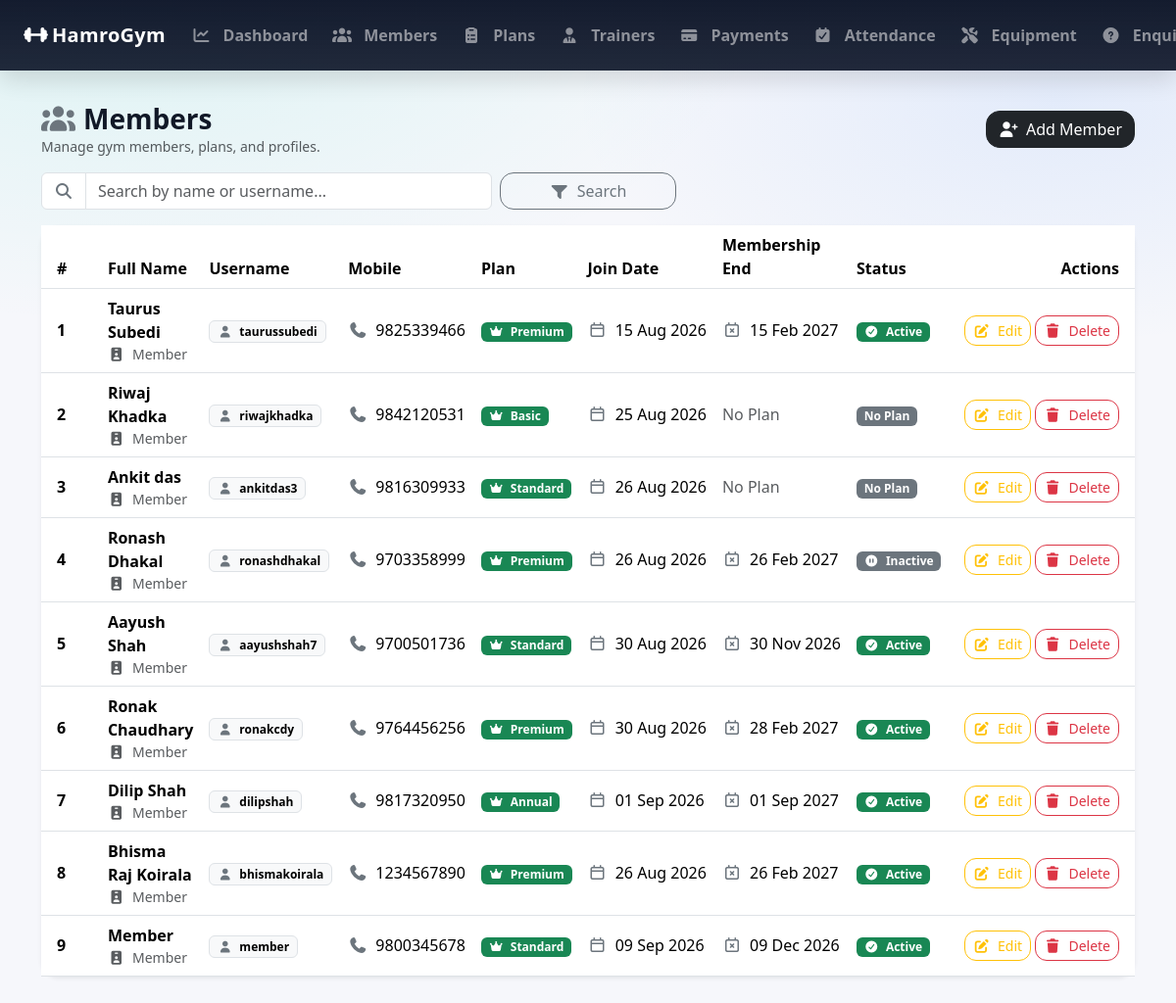
/admin_members/ (signed in), run on the app's committed database.
### GymApp/models.py (models this page shows, shortened)
class MemberProfile(models.Model):
    GENDER_CHOICES = (
        ('MALE', 'Male'),
        ('FEMALE', 'Female'),
        ('OTHER', 'Other'),
    )
    user = models.OneToOneField(settings.AUTH_USER_MODEL, on_delete=models.CASCADE, related_name='member_profile')
    full_name = models.CharField(max_length=100)
    mobile = models.CharField(max_length=15)
    age = models.PositiveIntegerField(null=True, blank=True)
    gender = models.CharField(max_length=10, choices=GENDER_CHOICES, null=True, blank=True)
    address = models.TextField(blank=True)
    join_date = models.DateField(default=timezone.now)
    plan = models.ForeignKey(MembershipPlan,
                             on_delete=models.SET_NULL, # If plan is deleted, set to null
                             null=True, blank=True,
                             related_name='members'
                             )
    trainer = models.ForeignKey(
        Trainer,
        on_delete=models.SET_NULL,  # If trainer is deleted, set to null
        null=True, blank=True,
        related_name='members' # access members via trainer.members
    )
    membership_start = models.DateField(null=True, blank=True)
    membership_end = models.DateField(null=True, blank=True)
    is_membership_active = models.BooleanField(default=True)

class User(AbstractUser):
    ROLE_CHOICES = [
        ('ADMIN', 'Admin'),
        ('MEMBER', 'Member'),
    ]
    role = models.CharField(max_length=20, choices=ROLE_CHOICES, default='MEMBER')

class MembershipPlan(models.Model):
    name = models.CharField(max_length=100)
    duration_months = models.PositiveIntegerField()
    fee = models.PositiveIntegerField()
    description = models.TextField(blank=True)

### GymApp/views.py (the view)
    def wrapper(request, *args, **kwargs):
        if not request.user.is_authenticated or getattr(request.user, 'role', None) != 'ADMIN':
            messages.error(request, 'You must be logged in as an admin to access this page.')
            return redirect('admin_login')  # Redirect to the admin login page
        return view_func(request, *args, **kwargs)

### GymApp/views.py (called while the page is built)
def admin_required(view_func):
    def wrapper(request, *args, **kwargs):
        if not request.user.is_authenticated or getattr(request.user, 'role', None) != 'ADMIN':
            messages.error(request, 'You must be logged in as an admin to access this page.')
            return redirect('admin_login')  # Redirect to the admin login page
        return view_func(request, *args, **kwargs)
    return wrapper

@admin_required
def admin_members_list(request):
    search = request.GET.get('search', '')
    members = MemberProfile.objects.all().select_related('user', 'plan')
    if search:
        members = members.filter(full_name__icontains=search)
    return render(request, 'admin_members_list.html', {'members': members, 'search' : search, 'today': timezone.now().date()})

### GymApp/templates/admin_members_list.html (shortened to what this page needs)
{% extends 'base.html' %} {% block title %}Members - Admin{% endblock %}
{% block content %}
<div
  class="d-flex flex-wrap justify-content-between align-items-center gap-2 mb-3"
>
  <div>
    <h3 class="mb-0 fw-bold">
      <i class="fa-solid fa-users me-2 text-secondary"></i>Members
    </h3>
    <div class="text-muted small">Manage gym members, plans, and profiles.</div>
  </div>
  <a
    href="{% url 'admin_member_add' %}"
    class="btn btn-dark"
    style="border-radius: 14px"
  >
    <i class="fa-solid fa-user-plus me-2"></i>Add Member
  </a>
</div>
<form method="get" class="row g-2 align-items-center mb-3">
  <div class="col-12 col-md-6 col-lg-5">
    <div class="input-group">
      <span class="input-group-text bg-white">
        <i class="fa-solid fa-magnifying-glass text-secondary"></i>
      </span>
      <input
        type="text"
        name="search"
        value="{{ search }}"
        class="form-control"
        placeholder="Search by name or username..."
      />
    </div>
  </div>
  <div class="col-12 col-md-3 col-lg-2">
    <button class="btn btn-outline-secondary w-100" style="border-radius: 14px">
      <i class="fa-solid fa-filter me-2"></i>Search
    </button>
  </div>
</form>
<div class="card border-0 shadow-sm" style="border-radius: 18px">
  <div class="card-body p-0">
    <div class="table-responsive">
      <table class="table table-hover align-middle mb-0">
        <thead style="background: rgba(15, 23, 42, 0.98); color: #fff">
          <tr>
            <th class="ps-3" style="width: 60px">#</th>
            <th>Full Name</th>
            <th>Username</th>
            <th>Mobile</th>
            <th>Plan</th>
            <th>Join Date</th>
            <th>Membership End</th>
            <th>Status</th>
            <th class="text-end pe-3" style="width: 190px">Actions</th>
          </tr>
        </thead>
        <tbody>
          {% for m in members %}
          <tr>
            <td class="ps-3 fw-semibold">{{ forloop.counter }}</td>
            <td>
              <div class="fw-semibold">{{ m.full_name }}</div>
              <div class="small text-muted">
                <i class="fa-solid fa-id-badge me-1"></i>
                Member
              </div>
            </td>
            <td>
              <span class="badge text-bg-light border">
                <i class="fa-solid fa-user me-1 text-secondary"></i>
                {{ m.user.username }}
              </span>
            </td>
            <td>
              {% if m.mobile %}
              <span class="text-nowrap">
                <i class="fa-solid fa-phone me-1 text-secondary"></i>
                {{ m.mobile }}
              </span>
              {% else %}
              <span class="text-muted">-</span>
              {% endif %}
            </td>
            <td>
              {% if m.plan %}
              <span class="badge text-bg-success">
                <i class="fa-solid fa-crown me-1"></i>
                {{ m.plan.name }}
              </span>
              {% else %}
              <span class="text-muted">-</span>
              {% endif %}
            </td>
            <td class="text-nowrap">
              {% if m.join_date %}
              <i class="fa-regular fa-calendar me-1 text-secondary"></i>
              {{ m.join_date|date:"d M Y" }} {% else %}
              <span class="text-muted">-</span>
              {% endif %}
            </td>
            <td class="text-nowrap">
              {% if m.membership_end %}
              <i class="fa-regular fa-calendar-xmark me-1 text-secondary"></i>
              {{ m.membership_end|date:"d M Y" }} {% else %}
              <span class="text-muted"> No Plan </span>
              {% endif %}
            </td>
            <td>
              {% if m.membership_end %} {% if m.membership_end < today %}
              <span class="badge text-bg-danger">
                <i class="fa-solid fa-circle-xmark me-1"></i>
                Expired
              </span>
              {% elif m.is_membership_active %}
              <span class="badge text-bg-success">
                <i class="fa-solid fa-circle-check me-1"></i>
                Active
              </span>
              {% else %}
              <span class="badge text-bg-secondary">
                <i class="fa-solid fa-circle-pause me-1"></i>
                Inactive
              </span>
              {% endif %} {% else %}
              <span class="badge text-bg-secondary"> No Plan </span>
              {% endif %}
            </td>
            <td class="text-end pe-3">
              <a
                href="{% url 'admin_member_edit' m.id %}"
                class="btn btn-sm btn-outline-warning"
                style="border-radius: 12px"
              >
                <i class="fa-solid fa-pen-to-square me-1"></i>
                Edit
              </a>
              <form
                action="{% url 'admin_member_delete' m.id %}"
                method="post"
                class="d-inline-block"
              >
                <button
                  type="submit"
                  class="btn btn-sm btn-outline-danger"
                  style="border-radius: 12px"
                  onclick="return confirm('Delete this member?');"
                >
                  <i class="fa-solid fa-trash me-1"></i>
                  Delete
                </button>
              </form>
            </td>
          </tr>
          {% endfor %}
        </tbody>
      </table>
    </div>
  </div>
</div>
{% endblock %}

### GymApp/templates/base.html (style rules this page uses)
:root { --brand: #00d1b2; --dark-2: #0f172a; --card: #ffffff; --muted: #6b7280; }
html { margin: 0; padding: 0; }
body { margin: 0 !important; padding: 0 !important; background: radial-gradient( 1200px 600px at 10% 0%, rgba(0, 209, 178, 0.1), transparent 55% ), radial-gradient( 900px 450px at 90% 10%, rgba(59, 130, 246, 0.1), transparent 55% ), #f6f7fb; color: #111827; }

### data on the page
MemberProfile: full_name "Taurus Subedi", user.username "taurussubedi", mobile "9825339466", plan.name "Premium", join_date "15 Aug 2026", membership_end "15 Feb 2027", is_membership_active True (drawn)
MemberProfile: full_name "Riwaj Khadka", user.username "riwajkhadka", mobile "9842120531", plan.name "Basic", join_date "25 Aug 2026", shows "No Plan"
MemberProfile: full_name "Ankit das", user.username "ankitdas3", mobile "9816309933", plan.name "Standard", join_date "26 Aug 2026", shows "No Plan"
MemberProfile: full_name "Ronash Dhakal", user.username "ronashdhakal", mobile "9703358999", plan.name "Premium", join_date "26 Aug 2026", membership_end "26 Feb 2027", is_membership_active False (drawn)
MemberProfile: full_name "Aayush Shah", user.username "aayushshah7", mobile "9700501736", plan.name "Standard", join_date "30 Aug 2026", membership_end "30 Nov 2026", is_membership_active True (drawn)
MemberProfile: full_name "Ronak Chaudhary", user.username "ronakcdy", mobile "9764456256", plan.name "Premium", join_date "30 Aug 2026", membership_end "28 Feb 2027", is_membership_active True (drawn)
MemberProfile: full_name "Dilip Shah", user.username "dilipshah", mobile "9817320950", plan.name "Annual", join_date "01 Sep 2026", membership_end "01 Sep 2027", is_membership_active True (drawn)
MemberProfile: full_name "Bhisma Raj Koirala", user.username "bhismakoirala", mobile "1234567890", plan.name "Premium", join_date "26 Aug 2026", membership_end "26 Feb 2027", is_membership_active True (drawn)
MemberProfile: full_name "Member", user.username "member", mobile "9800345678", plan.name "Standard", join_date "09 Sep 2026", membership_end "09 Dec 2026", is_membership_active True (drawn)
